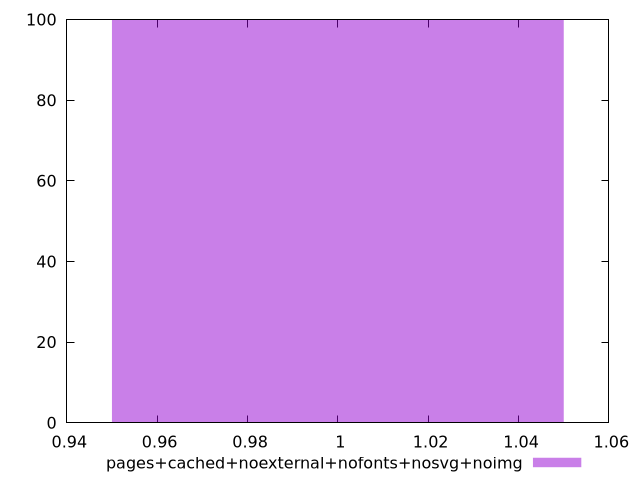

Write gnuplot code to recreate this figure.
$_pagesCachedNoexternalNofontsNosvgNoimg <<EOF
1 100
EOF
set key outside below
set terminal pngcairo
set output "report_00004_2020-11-02T20-21-41.718Z/unused-css-rules/pages+cached+noexternal+nofonts+nosvg+noimg//hist.png"
set yrange [0:100]
set boxwidth 0.1
set style fill transparent solid 0.5 noborder
plot $_pagesCachedNoexternalNofontsNosvgNoimg title "pages+cached+noexternal+nofonts+nosvg+noimg" with boxes ,
